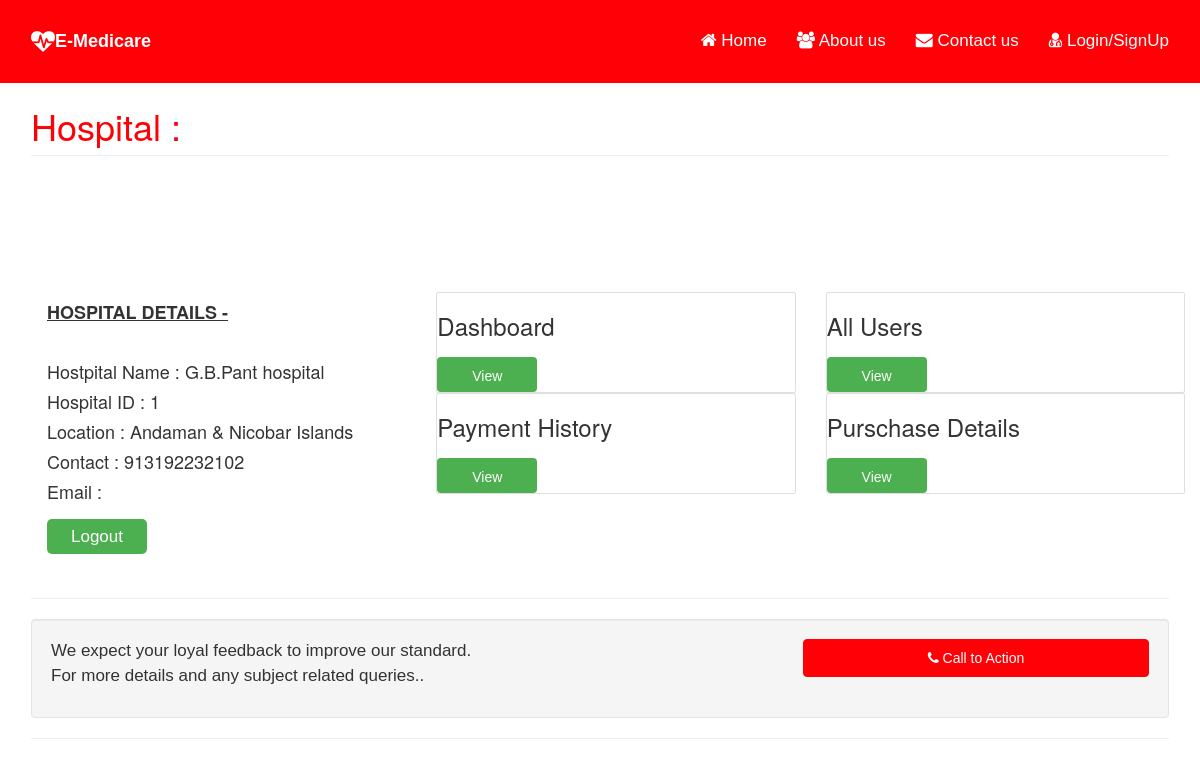
The page /hospindex.php on the database its author committed.
### tables this page shows
CREATE TABLE `hospitaldetails` (
  `hospid` int(11) NOT NULL,
  `name` varchar(500) NOT NULL,
  `location` varchar(1000) NOT NULL,
  `contact` varchar(200) NOT NULL,
  `email` varchar(500) NOT NULL,
  `password` varchar(500) NOT NULL
);

### hospindex.php (the view, shortened to what this page needs)
<!DOCTYPE html>
<html lang="en">
<?php include"head.php";?>
<?php
include 'connect.php';
$query = "select * from hospitaldetails";
$data = mysqli_query($conn, $query);
if ($data) {
  $object = $data->fetch_object();
  $name = $object->name;
  $hospid = $object->hospid;
  $location = $object->location;
  $contact = $object->contact;
  $email = $object->email;
}
?>
<body>
<?php include"top_nav.php";?>
    <div class="container">
		<section id="services" class="services">
        <div class="row">
            <div class="col-lg-12">
                <h1 class="page-header text-primary">
                  Hospital :
                </h1>
            </div>
        </div>
		</section>
	<main id="main">
    <section id="team" class="team">
      <div class="container" style="margin-top: 100px;">
        <div class="row">
          <div class="col-lg-4" style="background-color: transparent;">
            <div class="member" data-aos="zoom-in">
              <div class="member-info">
			  <h4><b><u>HOSPITAL DETAILS -</b></u></h4><br>
                <h4>Hostpital Name : <?php echo $name; ?> </h4>
                <h4>Hospital ID : <?php echo $hospid; ?> </h4>
				<h4>Location : <?php echo $location; ?> </h4>
				<h4>Contact : <?php echo $contact; ?> </h4>
				<h4>Email : <?php echo $email; ?> </h4>
                <div><a href="index.php"><button>Logout</button></a></div>
              </div>
            </div>
          </div>
          <div class="col-lg-8">
            <div class="row">
              <div class="col-sm-6">
                <div class="card">
                  <h3>Dashboard</h3>
                  <form action="dashboard.php">
                    <button class="btn btn-secondary" name="dashboard">View</button>
                  </form>
                </div>
              </div>
              <div class="col-sm-6">
                <div class="card">
                  <h3>All Users</h3>
                  <form action="userdetails.php">
                    <button class="btn btn-secondary" name="userdetails">View</button>
                  </form>
                </div>
              </div>
              <div class="col-sm-6">
                <div class="card">
                  <h3>Payment History</h3>
                  <form action="paymenthist.php">
                    <button class="btn btn-secondary" name="paymenthist">View</button>
                  </form>
                </div>
              </div>
              <div class="col-sm-6">
                <div class="card">
                  <h3>Purschase Details</h3>
                  <form action="purchasehist.php">
                    <button class="btn btn-secondary" name="purchasehist">View</button>
                  </form>
                </div>
              </div>
            </div>
            <br>
          </div>
    </section>
  </main>
        <hr>
        <div class="well">
            <div class="row">
                <div class="col-md-8">
                    <p>We expect your loyal feedback to improve our standard.<br>For more details and any subject related queries..</p>
                </div>
                <div class="col-md-4">
                    <a class="btn btn-primary btn-block" href="contact.php"><i class="fa fa-phone"></i> Call to Action</a>
                </div>
            </div>
        </div>
        <hr>
    </div>
</body>
</html>

### css/modern-business.css (style rules this page uses)
html, body { height: 100%; }
body { padding-top: 50px; }
p,li { font-size:17px; }
.navbar-default,.panel-heading,.btn-primary { background-color:#ff0006 !important; border-color:#ff0006 !important; }
.text-primary { color:#ff0006 !important; }
.card { position: relative; display: -ms-flexbox; display: flex; -ms-flex-direction: column; flex-direction: column; min-width: 0; word-wrap: break-word; background-color: #fff; background-clip: border-box; border: 1px solid rgba(0,0,0,.125); border-radius: .25rem; }

### top_nav.php (style rules this page uses)
body { font-family: Arial, Helvetica, sans-serif; }
button { background-color: #4CAF50; color: white; font-size: 17px; margin: 8px 0; border: none; cursor: pointer; height: 35px; width: 100px; border-radius: 5px; }
.container { padding: 16px; }

### rows shown on the page
hospitaldetails: name "G.B.Pant hospital", hospid "1", location "Andaman & Nicobar Islands", contact "913192232102"
